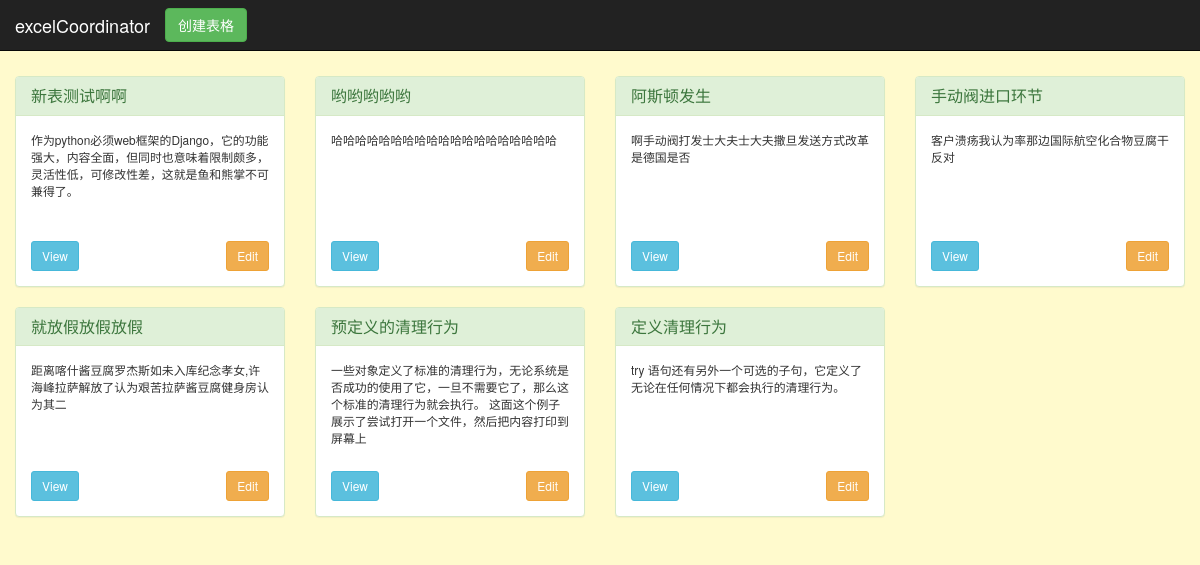
Before: /index/ with the older database file.
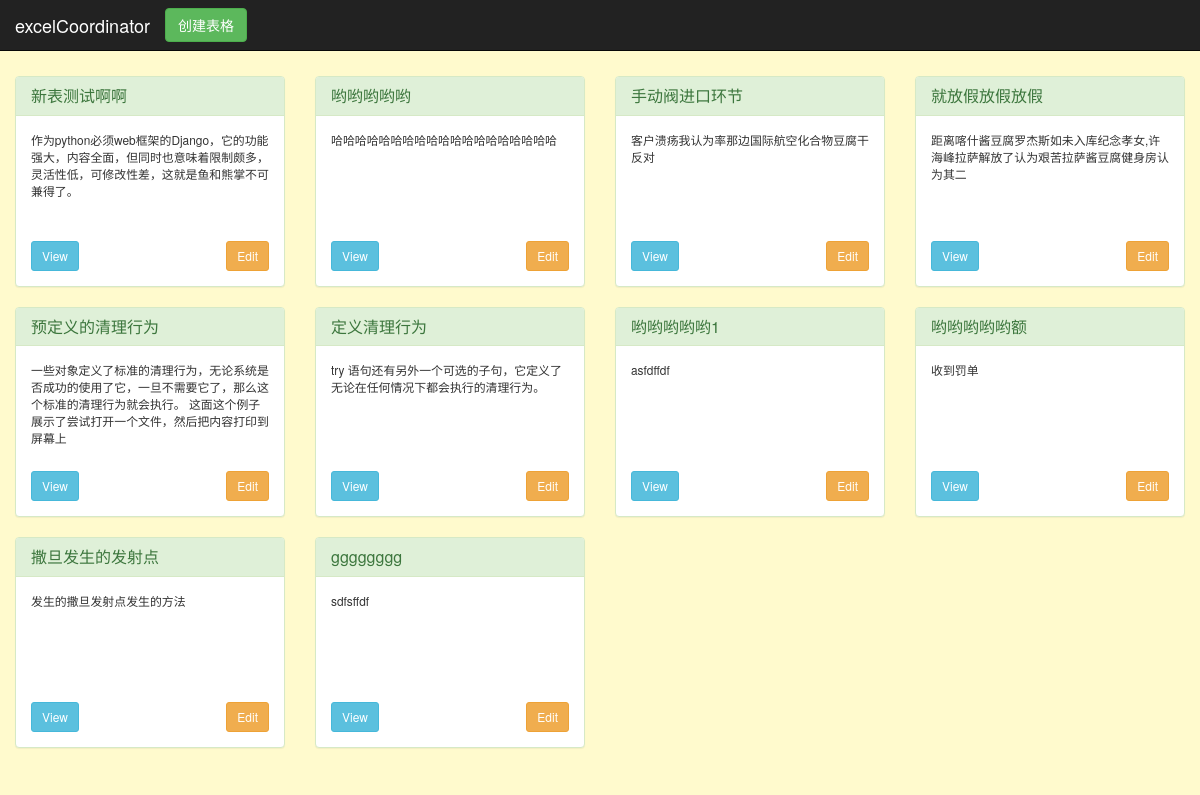
After: the same page with the newer database file.
### ec/models.py (models this page shows)
class ExcelTable(models.Model):
    name = models.CharField(max_length=45, unique=True, null=False, blank=False)
    presentation = models.CharField(max_length=300)
    lastUpdate = models.DateTimeField(auto_now=True)

### ec/views.py (the view)
# urls.py: path('index/', views.index),
def index(request):
    tables = models.ExcelTable.objects.all()
    return render(request, "index.html", {"tables": tables})

### templates/index.html (shortened to what this page needs)
<!DOCTYPE html>
<html lang="zh-CN">
<head>
    <link href="../static/bootstrap-3.3.7-dist/css/bootstrap.min.css" rel="stylesheet">
</head>
<body>
<nav class="navbar navbar-fixed-top navbar-inverse">
        <div class="navbar-header">
            <a class="navbar-brand" href="#">excelCoordinator</a>
        </div>
        <div id="navbar" class="navbar-collapse collapse navbar-left navbar-form">
                <button class="btn btn-success " id="openCreateWindow">创建表格</button>
        </div>
</nav>
<div class="container-fluid">
    <div class="row" id="tables">
        {% for table in tables %}
            <div class="col-lg-3 col-md-6 col-sm-6 col-xs-12" tabid="{{ table.id }}">
                <div class="panel panel-success">
                    <div class="panel-heading">
                        <h4 class="panel-title">{{ table.name }}</h4>
                    </div>
                    <div class="panel-body">
                        <p class="text-left small" style="height: 100px">{{ table.presentation }}</p>
                        <button name="view" class="btn btn-sm btn-info">View</button>
                        <div class="btn-group pull-right">
                            <button name="edit" class="btn btn-sm btn-warning">Edit</button>
                        </div>
                    </div>
                </div>
            </div>
        {% endfor %}
    </div>
</div>
</body>
</html>

Changed rows visible on the page:
removed ExcelTable: name "阿斯顿发生", presentation "啊手动阀打发士大夫士大夫撒旦发送方式改革 是德国是否"
added ExcelTable: name "哟哟哟哟哟1", presentation "asfdffdf"
added ExcelTable: name "哟哟哟哟哟额", presentation "收到罚单"
added ExcelTable: name "撒旦发生的发射点", presentation "发生的撒旦发射点发生的方法"
added ExcelTable: name "gggggggg", presentation "sdfsffdf"
